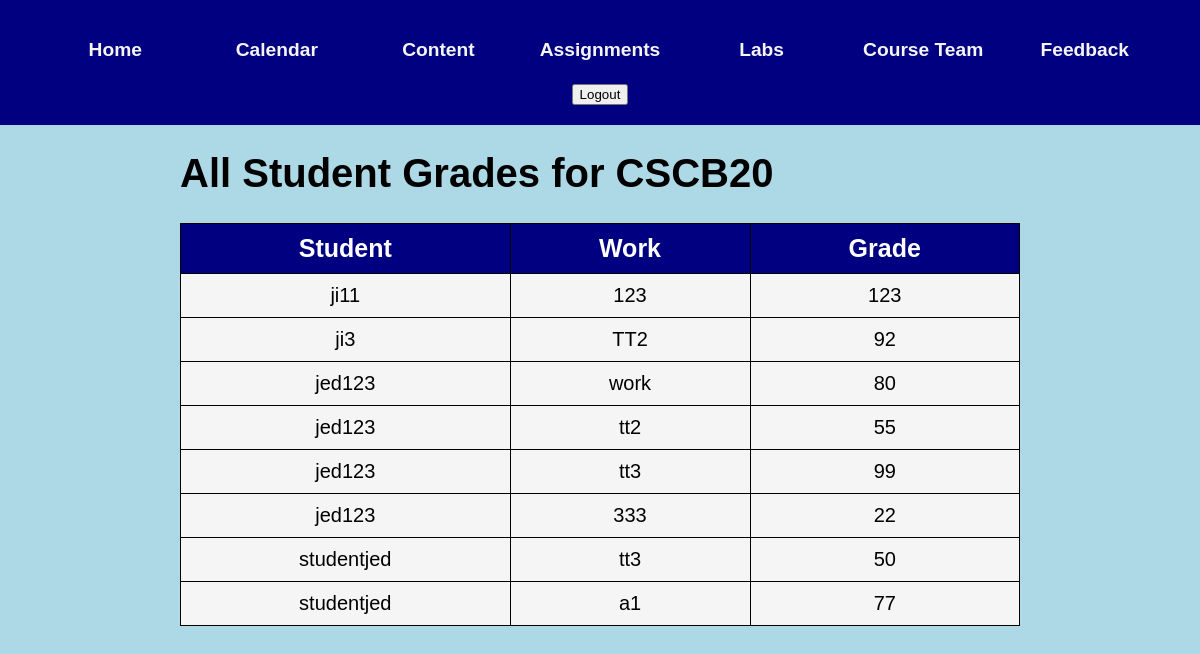
Page /instructorGrades.html on the committed database.
### app.py (models this page shows)
class Grade(db.Model):
    __tablename__ = 'grades'
    gid = db.Column(db.Integer, primary_key=True, autoincrement=True)
    id = db.Column(db.Integer, db.ForeignKey('user.id'))
    work = db.Column(db.String(50), nullable = False)
    grade = db.Column(db.Integer)

class User(db.Model):
    __tablename__ = 'user'
    id = db.Column(db.Integer, primary_key=True,autoincrement = True)
    fname = db.Column(db.String(20), unique=True, nullable=False)
    lname = db.Column(db.String(120), unique=True, nullable=False)
    uname = db.Column(db.String(20), unique=True, nullable=False)
    uemail = db.Column(db.String(120), unique=True, nullable=False)
    upwd = db.Column(db.String(128), nullable=False)  # Increased password length
    utype = db.Column(db.String(120), nullable=False)
    grades = db.relationship('Grade', backref='user', lazy=True)

### app.py (the view)
@app.route('/instructorGrades.html')
def viewGrades():
    all_grades = Grade.query.order_by(Grade.id).all()
    return render_template("instructorGrades.html", grades=all_grades)

### templates/instructorGrades.html (shortened to what this page needs)
<!DOCTYPE html>
<html lang="en">
<head>
    <link rel="stylesheet" type="text/css" href="../static/css/instructor.css">
</head>
<body>
    <div class="header">
        <header>
            <h6><a href="./index.html">Home</a></h6>
            <h6><a href="./calendar.html">Calendar</a></h6>
            <h6><a href="./content.html">Content</a></h6>
            <h6><a href="./assignments.html">Assignments</a></h6>
            <h6><a href="./labs.html">Labs</a></h6>
            <h6><a href="./team.html">Course Team</a></h6>
            <h6><a href="./feedback.html">Feedback</a></h6>
            <form action="/logout" method="POST">
                <button type="submit">Logout</button>
            </form>
        </header>
    </div>
    <div class="page-border">
        <h1 class="heading">All Student Grades for CSCB20</h1>
        <table>
            <thead>
                <tr>
                    <th>Student</th>
                    <th>Work</th>
                    <th>Grade</th>
                </tr>
            </thead>
            <tbody>
                {% for grade in grades %}
                <tr>
                    <td>{{ grade.user.uname }}</td>
                    <td>{{ grade.work }}</td>
                    <td>{{ grade.grade }}</td>
                </tr>
                {% endfor %}
            </tbody>
        </table>
    </div>
</body>
</html>

### static/css/instructor.css (style rules this page uses)
body { font-family: 'Didact Gothic', sans-serif; font-size: 20px; background-color: lightblue; margin: 0; color: black; }
header { background-color: navy; width: 100%; display: flex; justify-content: center; padding: 20px; margin: 0; text-align: center; box-sizing: border-box; flex-wrap: wrap; }
.header { position: sticky; top: 0; margin: 0 auto; display: flex; align-items: center; justify-content: center; }
.header h6 { width: 8.5rem; height: 35px; font-size: 1.2rem; margin: .8rem; display: flex; align-items: center; justify-content: center; color: blue; }
.header h6 a { color: whitesmoke; text-decoration: none; }
.page-border { margin-left: 15vw; margin-right: 15vw; }
table, th, td { text-align: center; font-size:20px; border: 1px solid; padding: 10px; color: black; }
table { width: 100%; margin-bottom: 50px; padding: 20px; border-collapse: collapse; background-color: whitesmoke; }
th { background-color: navy; color: white; font-size: 25px; padding: 10px; border-color: black; }

### rows in the picture
Grade: user.uname "ji11", work "123", grade "123"
Grade: user.uname "ji3", work "TT2", grade "92"
Grade: user.uname "jed123", work "work", grade "80"
Grade: user.uname "jed123", work "tt2", grade "55"
Grade: user.uname "jed123", work "tt3", grade "99"
Grade: user.uname "jed123", work "333", grade "22"
Grade: user.uname "studentjed", work "tt3", grade "50"
Grade: user.uname "studentjed", work "a1", grade "77"
